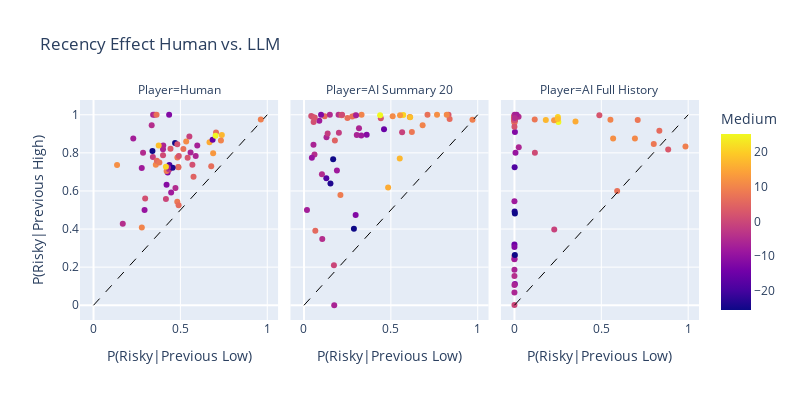

Write notebook code for a chart like this one.
### Markdown cell above
# TODO:
1. memory cutoff of 20 trials WITHOUT summarization
2. correct logging of summarization so that we can correlate the trace with summarization
3. recency - P(risky | high) - P(risky |low)

### Code cell
# recency - for each risky choice compute the probability the next choice is risky conditioned on the previous choice payoff was high or low
from recency import get_mean_recency
recency = {}
for name, df in raw_data.items():
    print(f"{name}: {df.shape}")
    recency[name] = get_mean_recency(df)
recency_concat = pd.concat(recency, keys=recency.keys(), names=["Player"]).reset_index().drop("level_1", axis=1)
fig = px.scatter(
    recency_concat,
    x="p risky given previous low",
    y="p risky given previous high",
    color="Medium",
    facet_col="Player",
    width=800,
    height=400,
    title="Recency Effect Human vs. LLM",
    labels={"p risky given previous low": "P(Risky|Previous Low)", "p risky given previous high": "P(Risky|Previous High)"},
)

# add diagonal line per facet
for i in range(len(fig.data)):
    fig.add_shape(type="line", x0=0, x1=1, y0=0, y1=1, line=dict(color="black", width=1, dash="dash"), row=1, col=i+1)

fig.show()
fig.write_image(f"{fig_folder}/recency_effect_across_players.png")

### Figure 1 — Plotly figure (JSON) as saved in the notebook; plotly's stock layout.template omitted (floating-point values rounded to 4 significant figures)
{"data": [{"hovertemplate": "Player=Human<br>P(Risky|Previous Low)=%{x}<br>P(Risky|Previous High)=%{y}<br>Medium=%{marker.color}<extra></extra>", "legendgroup": "", "marker": {"color": [-0.3, -1.0, -12.2, -25.6, -4.6, 8.7, 5.6, -7.5, 15.5, 17.1, 9.2, 9.9, -1.9, -6.4, -11.7, -6.0, -6.4, -4.9, 1.2, 4.6, 2.2, 8.0, 10.6, 18.1, -6.1, -1.8, -12.1, -6.4, 7.0, 1.4, 6.4, 5.6, 9.9, 2.8, 12.8, 0.5, -9.4, -15.5, -25.4, -18.7, 6.8, -4.1, 2.2, -7.9, 11.5, 7.0, 11.0, 25.2, -23.8, -8.1, -8.4, -4.5, 1.3, -5.1, -6.9, 5.9, 7.9, 20.7, 6.0, 7.7], "coloraxis": "coloraxis", "symbol": "circle"}, "mode": "markers", "name": "", "orientation": "v", "showlegend": false, "type": "scatter", "x": [0.4167, 0.5517, 0.4267, 0.4694, 0.3347, 0.4207, 0.4877, 0.2287, 0.6676, 0.7385, 0.9628, 0.7333, 0.3416, 0.4, 0.4204, 0.4014, 0.343, 0.2851, 0.4823, 0.5756, 0.5417, 0.4827, 0.3585, 0.375, 0.588, 0.4352, 0.4351, 0.5585, 0.5171, 0.5691, 0.6775, 0.4886, 0.2778, 0.443, 0.6885, 0.4, 0.2938, 0.6853, 0.3392, 0.4367, 0.705, 0.3518, 0.491, 0.2776, 0.1355, 0.3629, 0.5333, 0.7025, 0.4553, 0.4468, 0.4286, 0.1683, 0.2972, 0.4715, 0.5971, 0.3646, 0.482, 0.4167, 0.4898, 0.3789], "xaxis": "x", "y": [0.5572, 0.886, 0.6973, 0.8514, 0.9444, 0.7045, 0.7256, 0.875, 0.8559, 0.8937, 0.975, 0.8647, 0.7777, 0.8191, 0.6332, 0.8385, 1.0, 0.8, 0.8447, 0.6748, 0.7748, 0.776, 0.7381, 0.8384, 0.783, 0.7124, 1.0, 0.8024, 0.8209, 0.7372, 0.7296, 0.7245, 0.4083, 0.8214, 0.7983, 0.7876, 0.5, 0.8691, 0.8095, 0.7367, 0.9068, 1.0, 0.7831, 0.72, 0.7367, 1.0, 0.8595, 0.8894, 0.7214, 0.5922, 0.7233, 0.4283, 0.5598, 0.6157, 0.8381, 0.7585, 0.5431, 0.7276, 0.5249, 0.7498], "yaxis": "y"}, {"hovertemplate": "Player=AI Summary 20<br>P(Risky|Previous Low)=%{x}<br>P(Risky|Previous High)=%{y}<br>Medium=%{marker.color}<extra></extra>", "legendgroup": "", "marker": {"color": [2.8, -0.3, 4.6, 9.9, 7.7, -4.5, 6.0, 15.5, -6.0, -1.9, 7.9, 5.6, -6.1, 2.2, 6.4, -4.1, -23.8, 11.0, 5.9, -1.0, -15.5, -18.7, -11.7, 1.2, -12.1, 17.1, 25.2, 9.9, 5.6, -7.9, 11.5, 20.7, 1.3, 7.0, 0.5, 9.2, 6.8, 8.7, -5.1, -8.1, -6.4, -4.9, -1.8, -8.4, 10.6, -7.5, 7.0, -12.2, -25.6, -6.9, 1.4, -25.4, -9.4, -6.4, 12.8, 18.1, -6.4, 2.2, 8.0, -4.6], "coloraxis": "coloraxis", "symbol": "circle"}, "mode": "markers", "name": "", "orientation": "v", "showlegend": false, "type": "scatter", "x": [0.8318, 0.1722, 0.1778, 0.6829, 0.2167, 0.06031, 0.8382, 0.4843, 0.3166, 0.2009, 0.6094, 0.119, 0.1296, 0.4422, 0.2933, 0.1989, 0.1523, 0.5104, 0.2167, 0.5648, 0.4607, 0.1285, 0.3608, 0.04167, 0.09824, 0.5511, 0.4383, 0.3314, 0.06519, 0.08818, 0.7657, 0.5714, 0.05556, 0.7109, 0.2191, 0.9698, 0.25, 0.2097, 0.1489, 0.1896, 0.174, 0.1033, 0.1363, 0.3298, 0.8217, 0.01714, 0.2776, 0.2974, 0.2873, 0.2999, 0.05, 0.1678, 0.04535, 0.3038, 0.5529, 0.6111, 0.05455, 0.06154, 0.6209, 0.1053], "xaxis": "x2", "y": [1.0, 0.2106, 0.865, 0.9444, 0.9972, 0.7917, 0.9773, 0.6188, 0.9286, 0.905, 0.9881, 0.9922, 0.882, 0.9823, 0.9961, 1.0, 0.6389, 0.9923, 0.999, 0.9076, 0.9238, 0.6667, 0.895, 0.9928, 1.0, 0.7709, 0.9972, 1.0, 0.3906, 0.9688, 1.0, 0.9992, 0.962, 1.0, 1.0, 0.9741, 0.9833, 0.5781, 1.0, 0.708, 0.0, 0.6875, 0.9017, 0.8911, 1.0, 0.5, 0.9904, 0.4741, 0.4021, 0.9978, 0.9876, 0.7667, 0.7738, 0.8936, 0.9973, 0.9868, 0.843, 0.9857, 0.9091, 0.3474], "yaxis": "y2"}, {"hovertemplate": "Player=AI Full History<br>P(Risky|Previous Low)=%{x}<br>P(Risky|Previous High)=%{y}<br>Medium=%{marker.color}<extra></extra>", "legendgroup": "", "marker": {"color": [2.8, -0.3, 4.6, 9.9, 7.7, -4.5, 6.0, 15.5, -6.0, -1.9, 7.9, 5.6, -6.1, 2.2, 6.4, -4.1, -23.8, 11.0, 5.9, -1.0, -15.5, -18.7, -11.7, 1.2, -12.1, 17.1, 25.2, 9.9, 5.6, -7.9, 11.5, 20.7, 1.3, 7.0, 0.5, 9.2, 6.8, 8.7, -5.1, -8.1, -6.4, -4.9, -1.8, -8.4, 10.6, -7.5, 7.0, -12.2, -25.6, -6.9, 1.4, -25.4, -9.4, -6.4, 12.8, 18.1, -6.4, 2.2, 8.0, -4.6], "coloraxis": "coloraxis", "symbol": "circle"}, "mode": "markers", "name": "", "orientation": "v", "showlegend": false, "type": "scatter", "x": [0.885, 0.0, 0.0, 0.0, 0.1167, 0.0, 0.8341, 0.3513, 0.02474, 0.0, 0.7095, 0.0, 0.0, 0.4887, 0.0, 0.0, 0.001111, 0.0, 0.0, 0.2292, 0.0, 0.001064, 0.002632, 0.0, 0.002745, 0.1806, 0.2528, 0.5525, 0.0, 0.003125, 0.5679, 0.25, 0.0, 0.5912, 0.1176, 0.9844, 0.0, 0.0, 0.0, 0.0, 0.00102, 0.02373, 0.0, 0.0, 0.6934, 0.01246, 0.0, 0.0, 0.002439, 0.003571, 0.0, 0.002381, 0.005965, 0.0, 0.2282, 0.25, 0.0, 0.0, 0.8019, 0.00102], "xaxis": "x3", "y": [0.8182, 0.001136, 0.9707, 0.975, 0.9756, 0.1539, 0.9167, 0.9646, 0.8293, 0.2415, 0.9723, 0.9709, 0.06724, 0.9974, 0.9935, 0.9719, 0.4928, 0.9788, 0.9914, 0.3972, 0.3193, 0.725, 0.1113, 0.9807, 0.9091, 0.9729, 0.9621, 0.9744, 0.9855, 0.9722, 0.875, 0.988, 0.9575, 0.6, 0.8, 0.8333, 0.9708, 0.9614, 0.9931, 0.546, 1.0, 0.9895, 0.2583, 0.2432, 0.875, 1.0, 0.9905, 0.3061, 0.264, 0.9955, 0.9696, 0.482, 0.8009, 0.1061, 0.9706, 0.9773, 0.1861, 0.9377, 0.8462, 0.9825], "yaxis": "y3"}], "layout": {"annotations": [{"font": {}, "showarrow": false, "text": "Player=Human", "x": 0.16, "xanchor": "center", "xref": "paper", "y": 1, "yanchor": "bottom", "yref": "paper"}, {"font": {}, "showarrow": false, "text": "Player=AI Summary 20", "x": 0.5, "xanchor": "center", "xref": "paper", "y": 1, "yanchor": "bottom", "yref": "paper"}, {"font": {}, "showarrow": false, "text": "Player=AI Full History", "x": 0.84, "xanchor": "center", "xref": "paper", "y": 1, "yanchor": "bottom", "yref": "paper"}], "coloraxis": {"colorbar": {"title": {"text": "Medium"}}, "colorscale": [[0, "#0d0887"], [0.1111, "#46039f"], [0.2222, "#7201a8"], [0.3333, "#9c179e"], [0.4444, "#bd3786"], [0.5556, "#d8576b"], [0.6667, "#ed7953"], [0.7778, "#fb9f3a"], [0.8889, "#fdca26"], [1, "#f0f921"]]}, "height": 400, "legend": {"tracegroupgap": 0}, "shapes": [{"line": {"color": "black", "dash": "dash", "width": 1}, "type": "line", "x0": 0, "x1": 1, "xref": "x", "y0": 0, "y1": 1, "yref": "y"}, {"line": {"color": "black", "dash": "dash", "width": 1}, "type": "line", "x0": 0, "x1": 1, "xref": "x2", "y0": 0, "y1": 1, "yref": "y2"}, {"line": {"color": "black", "dash": "dash", "width": 1}, "type": "line", "x0": 0, "x1": 1, "xref": "x3", "y0": 0, "y1": 1, "yref": "y3"}], "title": {"text": "Recency Effect Human vs. LLM"}, "width": 800, "xaxis": {"anchor": "y", "domain": [0, 0.32], "title": {"text": "P(Risky|Previous Low)"}}, "xaxis2": {"anchor": "y2", "domain": [0.34, 0.66], "matches": "x", "title": {"text": "P(Risky|Previous Low)"}}, "xaxis3": {"anchor": "y3", "domain": [0.68, 1.0], "matches": "x", "title": {"text": "P(Risky|Previous Low)"}}, "yaxis": {"anchor": "x", "domain": [0, 1], "title": {"text": "P(Risky|Previous High)"}}, "yaxis2": {"anchor": "x2", "domain": [0, 1], "matches": "y", "showticklabels": false}, "yaxis3": {"anchor": "x3", "domain": [0, 1], "matches": "y", "showticklabels": false}}}
